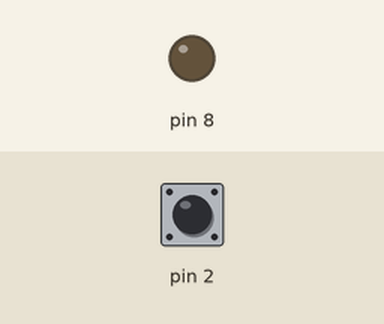
Bench run of a sketch on a simulated Arduino Uno, built with avr-gcc and run on an emulated ATmega328P. Parts: output pins drawn as LEDs (lit = HIGH). Dashed ring = blinking. The test bench sets the inputs (shaded band); at power-on: pin 2 HIGH.

Above: at 1.2 s.
1.3 s: pin 2 pulled LOW for 3.2 s
At 1.7 s:
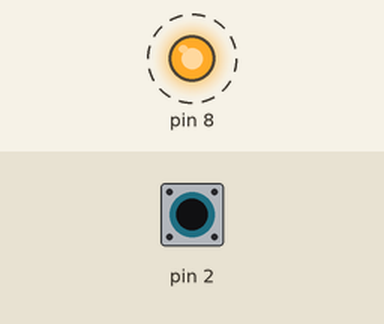
Timing chart, 0 to 6.3 s (numbered marks = the images above; inputs shaded):
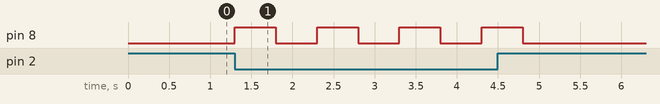

Measured:
- after the input at 1.3 s, pin 8: alternates HIGH for 0.50 s and LOW for 0.50 s, 8 changes in all, then stays LOW, starting at once

The sketch:

Blink_one_LED.ino
```cpp
// Edited by Ledi Zhao
void setup() {
  pinMode(8, OUTPUT);
  pinMode(2, INPUT_PULLUP);
}

void loop() {
  if (digitalRead(2) == LOW) {
    digitalWrite(8, HIGH);
    delay(500);
    digitalWrite(8, LOW);
    delay(500);
  } else {
    digitalWrite(8, LOW);
  }
}
```
